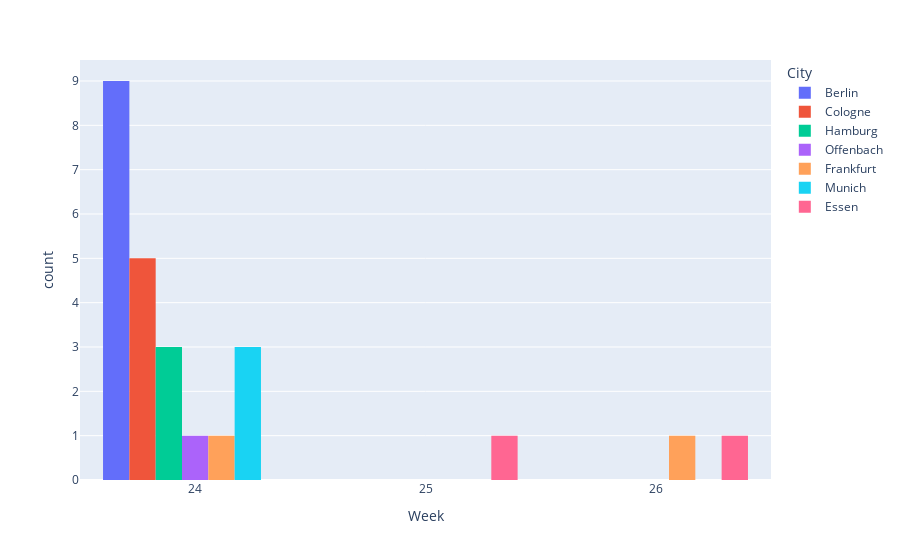

The notebook cell saved with this chart:
### Code cell
df_already_assigned['Week'] = df_already_assigned.start_date.apply(lambda date: pd.to_datetime(date).isocalendar()[1])
fig = px.histogram(df_already_assigned, x='Week', color="City", barmode='group')
fig.write_html("assign_report_per_week.html")
fig

### Figure 1 — Plotly figure (JSON) as saved in the notebook; plotly's stock layout.template omitted (floating-point values rounded to 4 significant figures)
{"data": [{"alignmentgroup": "True", "bingroup": "x", "hovertemplate": "City=Berlin<br>Week=%{x}<br>count=%{y}<extra></extra>", "legendgroup": "Berlin", "marker": {"color": "#636efa"}, "name": "Berlin", "offsetgroup": "Berlin", "orientation": "v", "showlegend": true, "type": "histogram", "x": [24, 24, 24, 24, 24, 24, 24, 24, 24], "xaxis": "x", "yaxis": "y"}, {"alignmentgroup": "True", "bingroup": "x", "hovertemplate": "City=Cologne<br>Week=%{x}<br>count=%{y}<extra></extra>", "legendgroup": "Cologne", "marker": {"color": "#EF553B"}, "name": "Cologne", "offsetgroup": "Cologne", "orientation": "v", "showlegend": true, "type": "histogram", "x": [24, 24, 24, 24, 24], "xaxis": "x", "yaxis": "y"}, {"alignmentgroup": "True", "bingroup": "x", "hovertemplate": "City=Hamburg<br>Week=%{x}<br>count=%{y}<extra></extra>", "legendgroup": "Hamburg", "marker": {"color": "#00cc96"}, "name": "Hamburg", "offsetgroup": "Hamburg", "orientation": "v", "showlegend": true, "type": "histogram", "x": [24, 24, 24], "xaxis": "x", "yaxis": "y"}, {"alignmentgroup": "True", "bingroup": "x", "hovertemplate": "City=Offenbach<br>Week=%{x}<br>count=%{y}<extra></extra>", "legendgroup": "Offenbach", "marker": {"color": "#ab63fa"}, "name": "Offenbach", "offsetgroup": "Offenbach", "orientation": "v", "showlegend": true, "type": "histogram", "x": [24], "xaxis": "x", "yaxis": "y"}, {"alignmentgroup": "True", "bingroup": "x", "hovertemplate": "City=Frankfurt<br>Week=%{x}<br>count=%{y}<extra></extra>", "legendgroup": "Frankfurt", "marker": {"color": "#FFA15A"}, "name": "Frankfurt", "offsetgroup": "Frankfurt", "orientation": "v", "showlegend": true, "type": "histogram", "x": [24, 26], "xaxis": "x", "yaxis": "y"}, {"alignmentgroup": "True", "bingroup": "x", "hovertemplate": "City=Munich<br>Week=%{x}<br>count=%{y}<extra></extra>", "legendgroup": "Munich", "marker": {"color": "#19d3f3"}, "name": "Munich", "offsetgroup": "Munich", "orientation": "v", "showlegend": true, "type": "histogram", "x": [24, 24, 24], "xaxis": "x", "yaxis": "y"}, {"alignmentgroup": "True", "bingroup": "x", "hovertemplate": "City=Essen<br>Week=%{x}<br>count=%{y}<extra></extra>", "legendgroup": "Essen", "marker": {"color": "#FF6692"}, "name": "Essen", "offsetgroup": "Essen", "orientation": "v", "showlegend": true, "type": "histogram", "x": [25, 26], "xaxis": "x", "yaxis": "y"}], "layout": {"barmode": "group", "legend": {"title": {"text": "City"}, "tracegroupgap": 0}, "margin": {"t": 60}, "xaxis": {"anchor": "y", "domain": [0, 1], "title": {"text": "Week"}}, "yaxis": {"anchor": "x", "domain": [0, 1], "title": {"text": "count"}}}}
